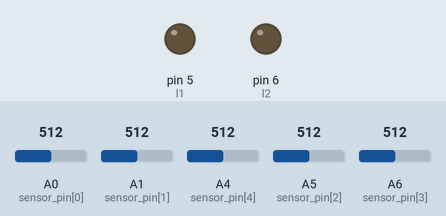
Recording of a sketch running on a simulated Arduino Nano, built with avr-gcc and run on an emulated ATmega328P. Shown: output pins drawn as LEDs (lit = HIGH). The test bench sets the inputs (shaded band); at power-on: A0 (sensor_pin[0]) = 512, A1 (sensor_pin[1]) = 512, A4 (sensor_pin[4]) = 512, A5 (sensor_pin[2]) = 512, A6 (sensor_pin[3]) = 512. Pins used as bus, display or sensor lines are not drawn; what the sketch prints to the serial monitor is not drawn.

Above: at 0.1 s.
At 5.6 s:
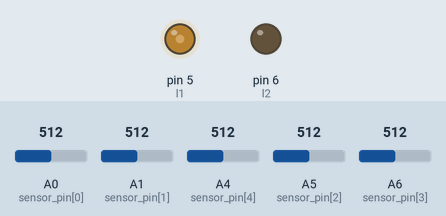
5.7 s: A0 (sensor_pin[0]) set to 645
7.2 s: A0 (sensor_pin[0]) set to 675
At 7.7 s:
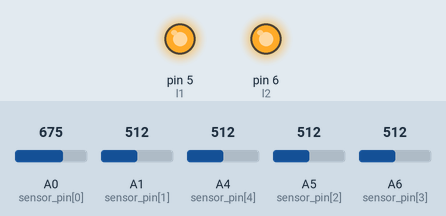
Timing chart, 0 to 10.2 s (numbered marks = the images above; inputs shaded):
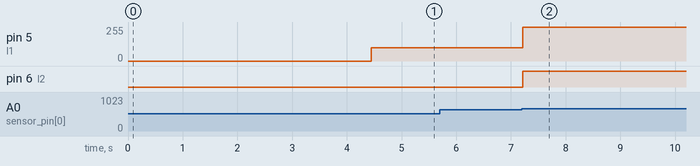

The sketch:

LineFollowing.ino
```cpp
#define l1 5
#define l2 6

#define r1 9
#define r2 10

#define max_speed 200
#define turn_delay 650

int total_jun = 4;
int present_junction = 0, dest_jun = 1;
int base_speed =  100;
int align_speed = 100;
int turn_speed = 200;

boolean calib = 0;
uint16_t sensor[5] = {0}, min_reading = 1023, max_reading = 0, threshold = 750, data = 0;
int sensor_reading = 0;
int w[5] = {0, 10, 20, 30, 40};
int dir = 1;
uint8_t sensor_pin[5] = {A0, A1, A5, A6, A4};
boolean junction = 0;
int sum = 0;

//PID Variables
//float Kp = 25, Kd = 45, Ki = 0;
float Kp = 12, Kd = 30, Ki = 0;
float P = 0, I = 0, D = 0;
float PID = 0;
float error = 0;
float last_error = 0;
float set_position = 20;

int left_speed = 0, right_speed = 0;
void setup() {
  // put your setup code here, to run once:
  Serial.begin(115200);

  pinMode(l1, OUTPUT);
  pinMode(l2, OUTPUT);
  pinMode(r1, OUTPUT);
  pinMode(r2, OUTPUT);
  calib = 1;
  calibrate_sensors();
}

void loop() {
  // put your main code here, to run repeatedly:
  // motors(max_speed, -max_speed);
  Serial.print(present_junction);
  Serial.print(" ");
  Serial.print(dest_jun);
  Serial.print(" ");
  Serial.print(dir);
  Serial.print(" ");
  read_sensors();
  if (junction == 1)
  {
    motors(align_speed, align_speed);
    delay(100);
    while (junction == 1)
    {
      read_sensors();
    }
    if (dir == 1)
    {
      present_junction++;
    }
    else
    {
      present_junction--;
    }
    if (present_junction > total_jun)
    {
      present_junction = 1;
    }
    if (present_junction < 1)
    {
      present_junction = total_jun;
    }
    if (dest_jun == present_junction)
    {
      brake();
      while (1)
      {
        Serial.print(present_junction);
        Serial.println(" ");
        if (Serial.available() > 0)
        {
          int temp = 0;
          temp = Serial.parseInt();

          if (temp != 0 && temp != present_junction)
          {
            dest_jun = temp;
            if (present_junction > dest_jun)
            {
              if (dir == 1)
              {
                motors(align_speed, align_speed);
                delay(100);
                motors(-turn_speed, turn_speed);
                delay(turn_delay);
                while (sum != 0)
                {
                  read_sensors();
                }
                dir = -dir;
              }
              else
              {
              }
            }
            else
            {
              if (dir == 1)
              {
              }
              else
              {
                motors(align_speed, align_speed);
                delay(100);
                motors(turn_speed, -turn_speed);
                delay(turn_delay);
                while (sum != 0)
                {
                  read_sensors();
                }
                dir = -dir;
              }
            }
            break;
          }
        }
      }
    }
  }
  else
  {
    cal_PID();
    motors(base_speed - PID, base_speed + PID);
  }
}

void brake()
{
  analogWrite(l1, 255);
  analogWrite(l2, 255);
  analogWrite(r1, 255);
  analogWrite(r2, 255);
}
void cal_error()
{
  error =  set_position - sensor_reading;
}

void cal_PID()
{
  cal_error();
  P = error;
  D = error - last_error;
  PID = (Kp * P) + (Kd * D);
  last_error = error;
  if (abs(PID) > max_speed)
  {
    if (PID > 0)
      PID = max_speed;
    else if (PID < 0)
    {
      PID = -1 * max_speed;
    }
  }
}


void read_sensors()
{
  int temp = 0;
  sum = 0;
  for (int i = 0; i < 5; i++)
  {
    sensor[i] = analogRead(sensor_pin[i]);
    delayMicroseconds(1000);
    sensor[i] = analogRead(sensor_pin[i]);
    delayMicroseconds(1000);
    if (calib != 1)
    {
      if (sensor[i] < threshold)
      {
        sensor[i] = 1;
      }
      else
      {
        sensor[i] = 0;
      }
      sum += sensor[i];
      temp += (w[i] * sensor[i]);
    }
    Serial.print(sensor[i]);
    Serial.print(" ");
  }
  if (sum != 0)
  {
    temp = temp / sum;
    sensor_reading = temp;
  }
  if (sum == 5)
  {
    junction = 1;
  }
  else
  {
    junction = 0;
  }
  Serial.print(sensor_reading);
  Serial.print(" ");
  Serial.print(junction);
  Serial.print(" ");
  Serial.println("");
}

void calibrate_sensors()
{
  //motors(-max_speed, max_speed);
  for (int i = 0; i < 100; i++)
  {
    read_sensors();
    for (int i = 0; i < 5; i++)
    {

      if (min_reading > sensor[i])
      {
        min_reading = sensor[i];
      }
      if (max_reading < sensor[i])
      {
        max_reading = sensor[i];
      }
    }
  }
  //  motors(max_speed, -max_speed);
  for (int i = 0; i < 100; i++)
  {
    read_sensors();
    for (int i = 0; i < 5; i++)
    {
      if (min_reading > sensor[i])
      {
        min_reading = sensor[i];
      }
      if (max_reading < sensor[i])
      {
        max_reading = sensor[i];
      }
    }
  }
  threshold = min_reading + (max_reading - min_reading) / 2;
  threshold += 150;
  motors(0, 0);
  Serial.println(threshold);
  Serial.println(threshold);
  delay(2000);
  calib = 0;
}

void motors(int left, int right)
{
  if (abs(left) > max_speed)
  {
    if (left > 0)
      left = max_speed;
    else if (PID < 0)
    {
      left = -1 * max_speed;
    }
  }
  if (abs(right) > max_speed)
  {
    if (right > 0)
      right = max_speed;
    else if (PID < 0)
    {
      right = -1 * max_speed;
    }
  }
  if (left >= 0 && right >= 0)
  {
    analogWrite(l1, left);
    analogWrite(l2, 0);
    analogWrite(r1, right);
    analogWrite(r2, 0);
  }
  if (left < 0 && right >= 0)
  {
    analogWrite(l1, 0);
    analogWrite(l2, -left);
    analogWrite(r1, right);
    analogWrite(r2, 0);
  }
  if (left >= 0 && right < 0)
  {
    analogWrite(l1, left);
    analogWrite(l2, 0);
    analogWrite(r1, 0);
    analogWrite(r2, -right);
  }
  if (left < 0 && right < 0)
  {
    analogWrite(l1, 0);
    analogWrite(l2, -left);
    analogWrite(r1, 0);
    analogWrite(r2, -right);
  }
}
```

Measured:
- the behaviour switches between 661 and 662 on A0 (sensor_pin[0]) (found by bisection; images 1 and 2)
- after the input at 7.2 s, pin 5 (l1): 100/255 → 255/255 at once; pin 6 (l2): LOW → HIGH at once
